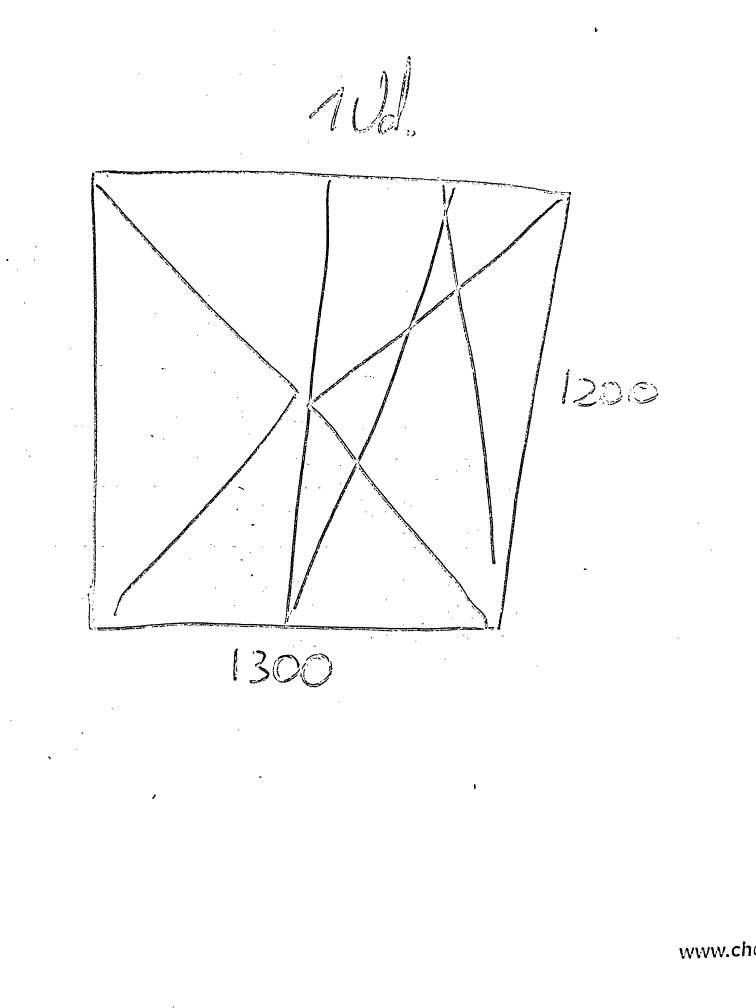
#> input picture foto_limpia.png, 3024 x 4032 px (shown at 1/4 size)
$ python detectar_huecos.py
#> lines starting #> are read from the running program, lines starting #| are printed output that depends on the picture; after the words box and inside, x2 and y2 are one past the last pixel; in counts of white or black regions, pixels touching at a corner belong together
import cv2
import os

# =========================
# CREAR CARPETA RECORTES
# =========================

os.makedirs("recortes", exist_ok=True)

# BORRAR RECORTES ANTERIORES
for archivo in os.listdir("recortes"):

    ruta = os.path.join("recortes", archivo)

    if os.path.isfile(ruta):
        os.remove(ruta)

# =========================
# LEER IMAGENES
# =========================

img = cv2.imread("foto_limpia.png")
#> img is the input picture: shape (4032, 3024, 3); 98.6% white; 820 black regions (381 under 20 px), largest, box (x1, y1, x2, y2) and area: (1989, 984, 2249, 2519) 13416, (468, 1583, 1185, 2426) 9457, (1832, 1165, 1982, 2257) 9320

if img is None:
    print("No existe foto_limpia.png")
    exit()

# FOTO ORIGINAL
original = cv2.imread("foto.png")
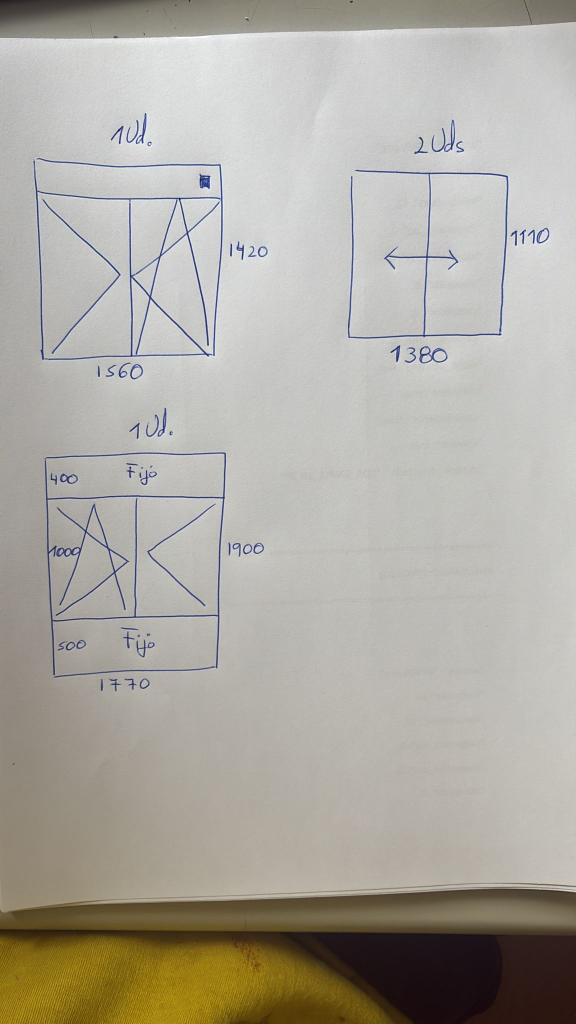
#> input picture foto.png, 1152 x 2048 px (shown at 1/2 size)
#> original is the input picture: shape (2048, 1152, 3); mean B, G, R 162.1, 170.9, 174.6

# =========================
# DETECCION BORDES
# =========================

gris = cv2.cvtColor(img, cv2.COLOR_BGR2GRAY)

bordes = cv2.Canny(
    gris,
    70,
    170
)
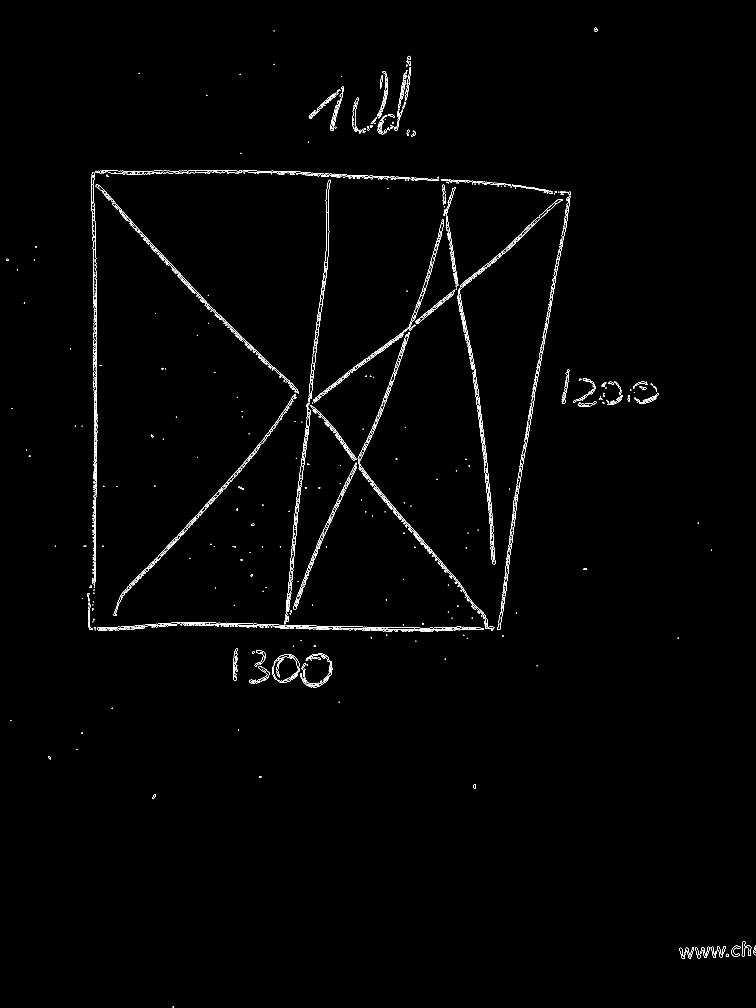
#> bordes: shape (4032, 3024) (shown at 1/4 size); 0.54% white in thin lines or dots

# =========================
# CONTORNOS
# =========================

contornos, _ = cv2.findContours(
    bordes,
    cv2.RETR_EXTERNAL,
    cv2.CHAIN_APPROX_SIMPLE
)
#> contornos = 2092 contours, 1817 with area under 20; largest, box (x1, y1, x2, y2) and area: (1115, 685, 1363, 708) 1323, (1028, 2664, 1078, 2731) 993, (2926, 3782, 2961, 3827) 663, (454, 1856, 974, 2464) 486, (2967, 3765, 3005, 3825) 443

contador = 1

alto_img, ancho_img = original.shape[:2]
#> alto_img = 2048; ancho_img = 1152

for c in contornos:

    area = cv2.contourArea(c)

    # FILTRAR BASURA
    if area < 15000:
        continue

    x, y, w, h = cv2.boundingRect(c)

    # FILTRAR COSAS PEQUEÑAS
    if w < 120 or h < 120:
        continue

    # EVITAR FOTO ENTERA
    if w > ancho_img * 0.80:
        continue

    if h > alto_img * 0.80:
        continue

    # =========================
    # MARGENES
    # =========================

    margen_x = 90
    margen_y = 110

    # EXTRA ABAJO
    extra_abajo = 80

    x1 = max(x - margen_x, 0)
    y1 = max(y - margen_y, 0)

    x2 = min(x + w + margen_x, ancho_img)
    y2 = min(y + h + margen_y + extra_abajo, alto_img)

    recorte = original[y1:y2, x1:x2]

    nombre = f"recortes/ventana_{contador}.png"

    cv2.imwrite(nombre, recorte)

    print(f"Guardado: {nombre}")

    contador += 1
#> this loop made 2092 passes
#> area on passes 3, 7, 9: 118.5, 29.5, 245.5
#> after the loop, contador = 1

# =========================
# FINAL
# =========================

print("----------------------")
print("PROCESO TERMINADO")
print("----------------------")
